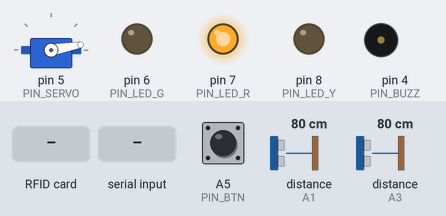
The sketch below on a simulated Arduino Uno, built with avr-gcc and run on an emulated ATmega328P. Shown: servo, output pins drawn as LEDs (lit = HIGH), buzzer (waves = sounding). Wiring (inferred from the names in the program): 2 × ultrasonic range finder: trigger A0, echo A1 / trigger A2, echo A3; IR receiver: data A4. Inputs (shaded band) come from the test bench; at power-on: distance to the obstacle (sensors on A1, A3) 80 cm, A5 (PIN_BTN) HIGH. The echo pulse lasts 58.3 µs per cm; pins used as bus, display or sensor lines are not drawn.

Above: at 1.6 s.
1.7 s: RFID card 5E 7A 19 C4 held to the reader
At 1.9 s:
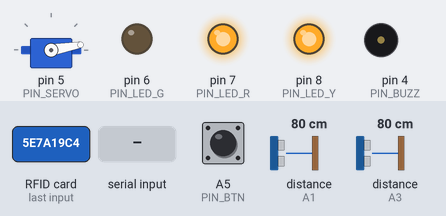
3.5 s: "G90\n" received over the second serial link
At 4.4 s:
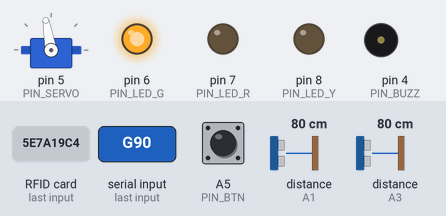
6.5 s: distance to the obstacle (sensor on A1) set to 43 cm
9.5 s: distance to the obstacle (sensor on A1) set to 37 cm
At 10.5 s:
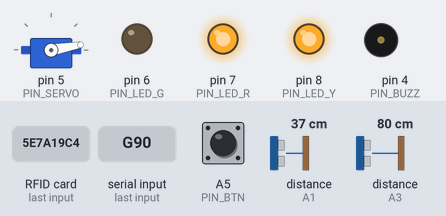
11.2 s: "G,45\n" received over the second serial link
At 11.8 s:
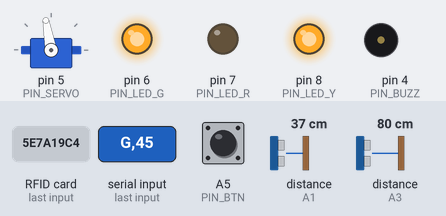
Timing chart, 0 to 16.7 s (numbered marks = the images above; inputs shaded):
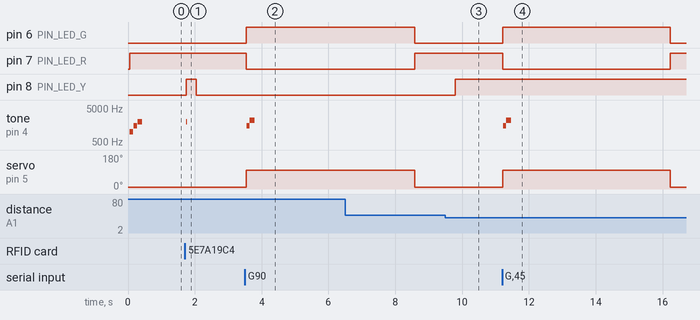

The sketch:

uno_access_node.ino
```cpp
/*
  SELESTE ACCESS NODE  -  Arduino UNO  (the "muscle")
  ---------------------------------------------------
  Owns: RC522 RFID, SG90 servo (door latch), passive buzzer, 3 LEDs,
        2x HC-SR04, IR obstacle sensor, exit push button.
  Talks to the ESP32-C6 ("brain") over SoftwareSerial, 9600 baud, text lines.

  Uno -> ESP32                       ESP32 -> Uno
    H:1            hello/boot          G   grant: unlock + relock timer + happy beep
    C:<UIDHEX>     card scanned        X   deny: sad beep + red flash
    D:<out>,<in>   distances (cm)      L   lock now
    I:0|1          IR blocked?         S<n> play sound n (0 click,1 ok,2 bad,3 alarm,4 boot)
    B:1            exit button         R<sec> relock time in seconds
    S:0|1          1 = locked          M0|M1 unmute / mute

  Libraries: MFRC522 (Miguel Balboa), Servo, SoftwareSerial, SPI
*/
#include <SPI.h>
#include <MFRC522.h>
#include <Servo.h>
#include <SoftwareSerial.h>

// ---------------- PINS ----------------
#define PIN_LINK_RX 2    // <- ESP32-C6 GPIO18 (TX)
#define PIN_LINK_TX 3    // -> ESP32-C6 GPIO21 (RX)  THROUGH 1k/2k DIVIDER
#define PIN_BUZZ    4
#define PIN_SERVO   5
#define PIN_LED_G   6
#define PIN_LED_R   7
#define PIN_LED_Y   8
#define PIN_RST     9    // RC522 RST
#define PIN_SS      10   // RC522 SDA/SS  (MOSI 11, MISO 12, SCK 13 are hardware SPI)
#define PIN_TRIG1   A0   // outside sensor
#define PIN_ECHO1   A1
#define PIN_TRIG2   A2   // inside sensor
#define PIN_ECHO2   A3
#define PIN_IR      A4   // IR obstacle OUT (LOW = obstacle)
#define PIN_BTN     A5   // exit button to GND

const uint8_t ANG_LOCKED = 10;
const uint8_t ANG_OPEN   = 100;

SoftwareSerial link(PIN_LINK_RX, PIN_LINK_TX);
MFRC522 rfid(PIN_SS, PIN_RST);
Servo door;

bool locked = true, muted = false, passed = false, irBlocked = false, servoOn = false;
bool irCand = false;
unsigned long relockMs = 5000;
unsigned long unlockedAt = 0, irClearAt = 0, irCandSince = 0, lastDist = 0;
unsigned long lastCard = 0, servoDetachAt = 0, lastBtn = 0, lastStatus = 0, yellowUntil = 0, redUntil = 0;
char line[16];
uint8_t ll = 0;

// ---------------- sound ----------------
void snd(uint8_t id) {
  if (muted) return;
  switch (id) {
    case 0: tone(PIN_BUZZ, 2000, 15); break;
    case 1: tone(PIN_BUZZ, 1500, 90); delay(100); tone(PIN_BUZZ, 2200, 140); delay(150); break;
    case 2: tone(PIN_BUZZ, 300, 200); delay(230); tone(PIN_BUZZ, 220, 250); delay(280); break;
    case 3: for (uint8_t i = 0; i < 6; i++) { tone(PIN_BUZZ, 1800, 80); delay(100); tone(PIN_BUZZ, 1200, 80); delay(100); } break;
    case 4: tone(PIN_BUZZ, 1000, 100); delay(120); tone(PIN_BUZZ, 1500, 100); delay(120); tone(PIN_BUZZ, 2000, 140); delay(160); break;
  }
}

// ---------------- door ----------------
void moveServo(uint8_t a) {
  if (!servoOn) { door.attach(PIN_SERVO); servoOn = true; }
  door.write(a);
  servoDetachAt = millis() + 700;
}

void sendStatus() {
  link.print(F("S:"));
  link.println(locked ? 1 : 0);
  lastStatus = millis();
}

void setLock(bool l) {
  bool changed = (l != locked);
  locked = l;
  if (changed) moveServo(l ? ANG_LOCKED : ANG_OPEN);
  digitalWrite(PIN_LED_G, l ? LOW : HIGH);
  digitalWrite(PIN_LED_R, l ? HIGH : LOW);
  if (!l) { unlockedAt = millis(); passed = false; }
  if (changed) sendStatus();
}

// ---------------- sensors ----------------
int readCm(uint8_t trig, uint8_t echo) {
  digitalWrite(trig, LOW); delayMicroseconds(2);
  digitalWrite(trig, HIGH); delayMicroseconds(10);
  digitalWrite(trig, LOW);
  unsigned long d = pulseIn(echo, HIGH, 25000UL);
  if (d == 0) return 400;
  int cm = d / 58;
  return cm > 400 ? 400 : cm;
}

void pollSensors() {
  // IR with simple 40 ms debounce
  bool now = (digitalRead(PIN_IR) == LOW);
  if (now != irCand) { irCand = now; irCandSince = millis(); }
  if (irCand != irBlocked && millis() - irCandSince > 40) {
    irBlocked = irCand;
    if (!irBlocked) irClearAt = millis();
    link.print(F("I:")); link.println(irBlocked ? 1 : 0);
  }
  // exit button
  if (digitalRead(PIN_BTN) == LOW && millis() - lastBtn > 500) {
    lastBtn = millis();
    link.println(F("B:1"));
  }
  // distances every 300 ms
  if (millis() - lastDist > 300) {
    lastDist = millis();
    int d1 = readCm(PIN_TRIG1, PIN_ECHO1);
    delay(30);                                   // avoid cross-talk between the two sensors
    int d2 = readCm(PIN_TRIG2, PIN_ECHO2);
    link.print(F("D:")); link.print(d1); link.print(','); link.println(d2);
    if (d1 < 40) yellowUntil = millis() + 400;
  }
}

void handleRelock() {
  if (locked) return;
  if (irBlocked) { passed = true; unlockedAt = millis(); }   // someone in the doorway: hold open
  if (millis() - unlockedAt > relockMs) setLock(true);
  else if (passed && !irBlocked && millis() - irClearAt > 1500) setLock(true);  // walked through -> relock early
}

// ---------------- RFID ----------------
void scanRfid() {
  if (millis() - lastCard < 1500) return;
  if (!rfid.PICC_IsNewCardPresent() || !rfid.PICC_ReadCardSerial()) return;
  char uid[21];
  uint8_t n = rfid.uid.size > 10 ? 10 : rfid.uid.size;
  for (uint8_t i = 0; i < n; i++) sprintf(uid + i * 2, "%02X", rfid.uid.uidByte[i]);
  link.print(F("C:")); link.println(uid);
  rfid.PICC_HaltA();
  rfid.PCD_StopCrypto1();
  lastCard = millis();
  yellowUntil = millis() + 300;
  snd(0);
}

// ---------------- commands from ESP32 ----------------
void handleCmd(char *l) {
  switch (l[0]) {
    case 'G': setLock(false); unlockedAt = millis(); snd(1); break;
    case 'X': redUntil = millis() + 600; snd(2); break;
    case 'L': setLock(true); break;
    case 'S': snd(atoi(l + 1)); break;
    case 'R': { long s = atol(l + 1); if (s >= 1 && s <= 120) relockMs = s * 1000UL; } break;
    case 'M': muted = (l[1] == '1'); break;
  }
}

void readLink() {
  while (link.available()) {
    char c = link.read();
    if (c == '\n') { line[ll] = 0; if (ll) handleCmd(line); ll = 0; }
    else if (c != '\r' && ll < sizeof(line) - 1) line[ll++] = c;
  }
}

void updateLeds() {
  digitalWrite(PIN_LED_Y, millis() < yellowUntil ? HIGH : LOW);
  if (millis() < redUntil) digitalWrite(PIN_LED_R, (millis() / 80) % 2);
  else digitalWrite(PIN_LED_R, locked ? HIGH : LOW);
}

void setup() {
  pinMode(PIN_LED_G, OUTPUT); pinMode(PIN_LED_R, OUTPUT); pinMode(PIN_LED_Y, OUTPUT);
  pinMode(PIN_TRIG1, OUTPUT); pinMode(PIN_ECHO1, INPUT);
  pinMode(PIN_TRIG2, OUTPUT); pinMode(PIN_ECHO2, INPUT);
  pinMode(PIN_IR, INPUT);
  pinMode(PIN_BTN, INPUT_PULLUP);
  pinMode(PIN_BUZZ, OUTPUT);
  Serial.begin(115200);          // USB debug only
  link.begin(9600);
  SPI.begin();
  rfid.PCD_Init();
  setLock(true);
  moveServo(ANG_LOCKED);
  snd(4);
  link.println(F("H:1"));
  sendStatus();
}

void loop() {
  readLink();
  scanRfid();
  pollSensors();
  handleRelock();
  updateLeds();
  if (servoOn && millis() > servoDetachAt) { door.detach(); servoOn = false; }
  if (millis() - lastStatus > 5000) sendStatus();   // heartbeat/sync
}
```

Measured:
- the behaviour switches between 41 and 40 cm on distance to the obstacle (sensor on A1) (found by bisection; images 2 and 3)
- after the input at 1.7 s, pin 8 (PIN_LED_Y): LOW → HIGH at once, → LOW 0.30 s later; tone on pin 4 (PIN_BUZZ): silent → 2000 Hz at once, → silent 0.02 s later
- after the input at 3.5 s, pin 6 (PIN_LED_G): LOW → HIGH at once; pin 7 (PIN_LED_R): HIGH → LOW at once; tone on pin 4 (PIN_BUZZ): silent → 1500 Hz after 0.05 s, → silent 0.09 s later, → 2200 Hz 0.01 s later, → silent 0.14 s later; servo on pin 5 (PIN_SERVO): 10° → 100° at once
- after the input at 9.5 s, pin 8 (PIN_LED_Y): LOW → HIGH after 0.30 s
- after the input at 11.2 s, pin 6 (PIN_LED_G): LOW → HIGH at once, → LOW 5.0 s later; pin 7 (PIN_LED_R): HIGH → LOW at once, → HIGH 5.0 s later; tone on pin 4 (PIN_BUZZ): silent → 1500 Hz at once, → silent 0.09 s later, → 2200 Hz 0.01 s later, → silent 0.14 s later; servo on pin 5 (PIN_SERVO): 10° → 100° at once, → 10° 5.0 s later
